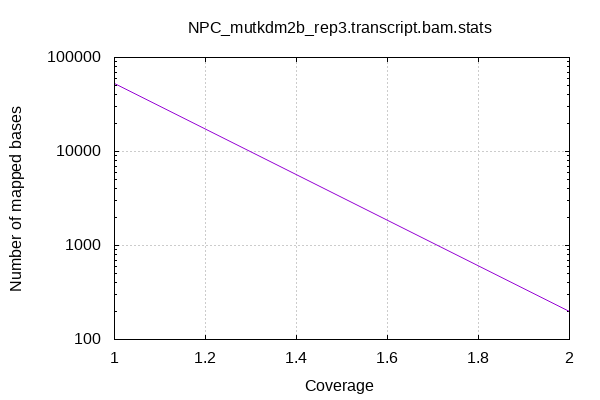

Generate this figure with gnuplot:

            set terminal png size 600,400 truecolor
            set output "NPC_mutkdm2b_rep3.transcript_stats/coverage.png"
            set grid xtics ytics y2tics back lc rgb "#cccccc"
            set ylabel "Number of mapped bases"
            set xlabel "Coverage"
            set log y
            set style fill solid border -1
            set title "NPC_mutkdm2b_rep3.transcript.bam.stats" noenhanced
            set xrange [:2]
            plot '-' with lines notitle
        1	53400
2	200
end
